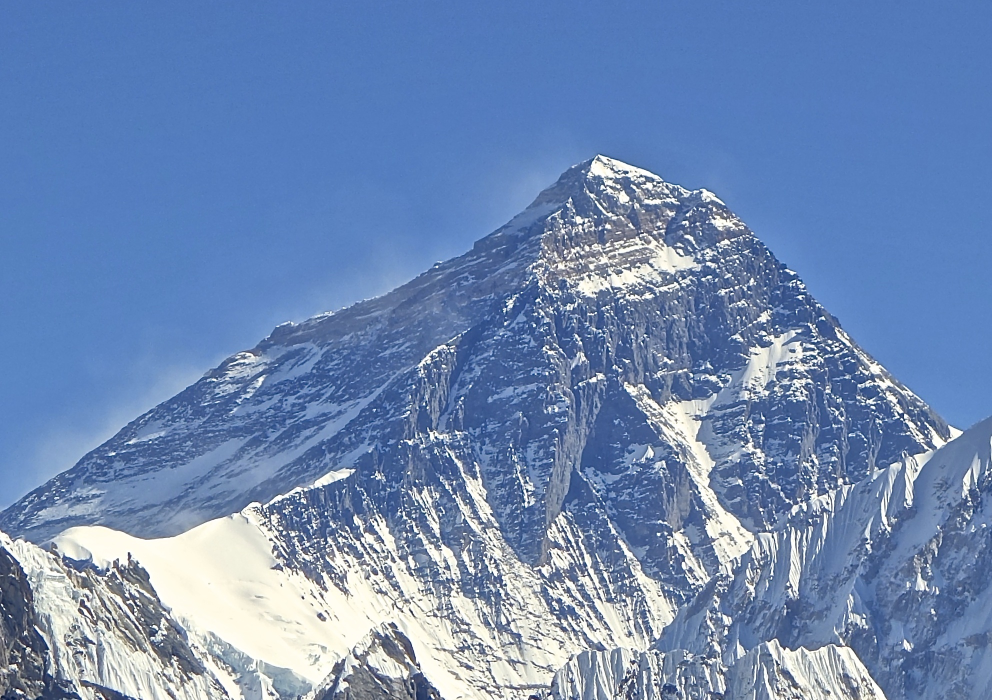
#> input picture images/sample_img.jpg, 1984 x 1400 px, found by its file name (shown at 1/2 size)
$ python contour_detection.py   (older library calls are emulated)
#> lines starting #> are read from the running program, lines starting #| are printed output that depends on the picture; after the words box and inside, x2 and y2 are one past the last pixel; in counts of white or black regions, pixels touching at a corner belong together
### src/reading_images_video.py
"""
Created By: ishwor subedi
Date: 2024-04-16
"""

import cv2
import numpy as np
from numpy import ndarray


def show_image(image, title="image"):
    """
    Show image using cv2
    :param image: ndarray
    :return:
    """
    cv2.imshow(f'{title}', image)
    cv2.waitKey(0)
    cv2.destroyAllWindows()


def read_image(path):
    """
    Read image using cv2
    :param path: path of the images
    :return: ndarray
    """
#> called with path = 'images/sample_img.jpg'
    image = cv2.imread(path)
#> image is the input picture: shape (1400, 1984, 3); mean B, G, R 179.8, 137.4, 111.1
    return image


def resize_image(image, width, height):
    """
    Resize image using cv2
    :param image: ndarray of image
    :param width: width of the image that need to be resized
    :param height: height of the image that need to be resized
    :return:
    """
#> called with width = 800, height = 500
    return cv2.resize(image, (width, height))
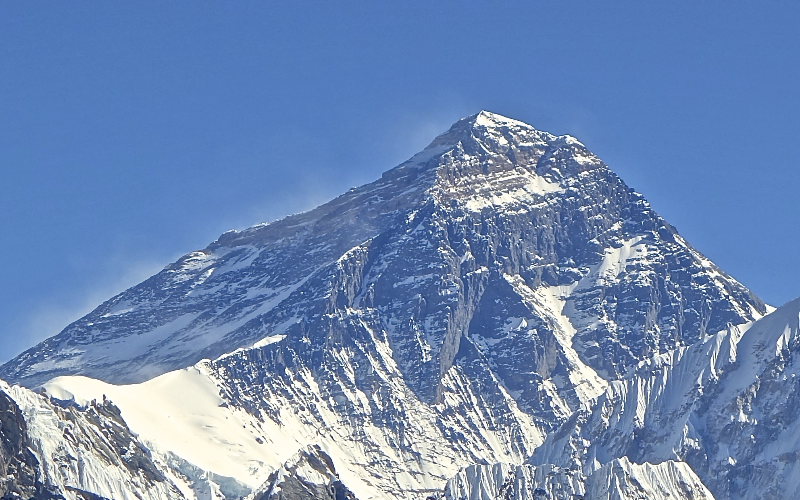
#> returned value: shape (500, 800, 3); mean of channels 0, 1, 2 179.7, 137.4, 111; drawn as B, G, R


# [26 lines left out: functions scaling_images, read_video, not called in this run]


# [15 lines that do not run on import are left out]

### src/essential_functions.py
"""
Created By: ishwor subedi
Date: 2024-04-16
"""
import cv2
import numpy as np
from reading_images_video import show_image, read_image


# Converting the image to grayscale
def convert_to_gray(image):
    """
    Convert the image to grayscale
    :param image: ndarray of image
    :return: ndarray of grayscale image
    """
    image = cv2.cvtColor(image,
                         cv2.COLOR_BGR2GRAY)  # We can also use other color conversion methods like cv2.COLOR_BGR2GRAY, cv2.COLOR_BGR2HSV, etc.
    return image


## Blur the image
def blur_image(image):
    """
    Blur the image using GaussianBlur
    :param image: ndarray of image
    :return: ndarray of blurred image
    """
    image = cv2.GaussianBlur(src=image, ksize=(11, 11),
                             sigmaX=0)  # ksize is the kernal size of the filter, sigmaX is the standard deviation in X direction
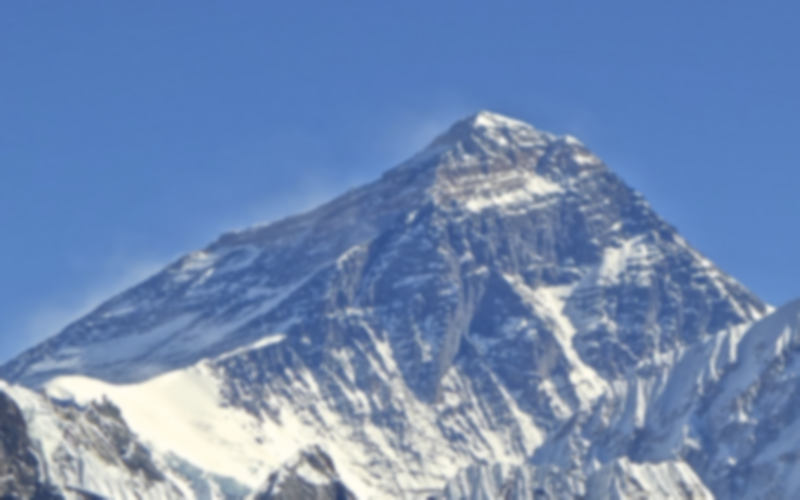
#> image: shape (500, 800, 3); mean of channels 0, 1, 2 179.7, 137.4, 111; drawn as B, G, R
#> in convert_to_gray, `image = cv2.cvtColor(image, cv2.COLOR_BGR2GRAY)`:
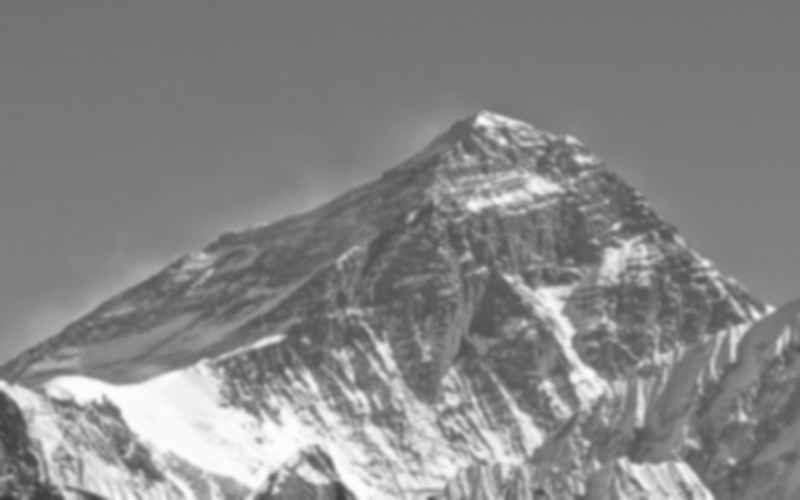
#> image: shape (500, 800); min 53, max 252, mean 134.3
    return image


## Edge Detection
def edge_detection(image, threshold1=100, threshold2=200):
    """
    Detect the edge of the image using Canny edge detection

    :param image: ndarray of image
    :return: ndarray of edge detected image
    """
#> called with threshold1 = 100, threshold2 = 200
    image = cv2.Canny(image, threshold1, threshold2)
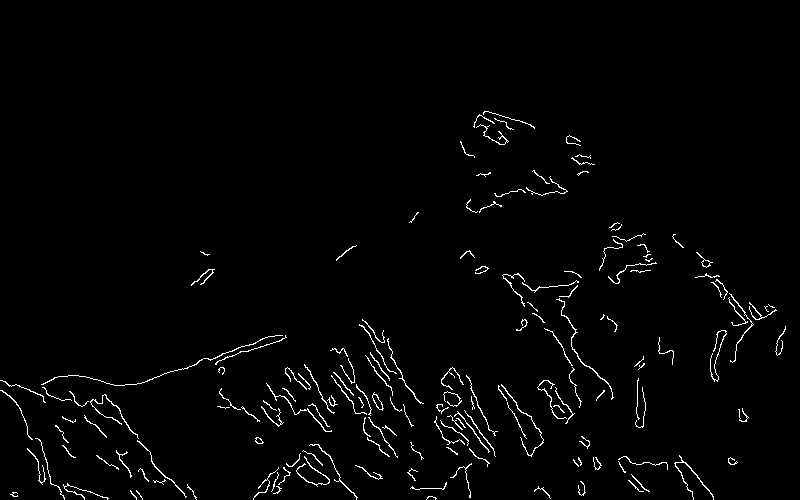
#> image: shape (500, 800); 1.9% white in thin lines or dots, all inside (x1, y1, x2, y2) = (0, 111, 786, 500)
    # image = cv2.Sobel(image, cv2.CV_64F, 1, 0, ksize=5)

    return image


# [9 lines left out: function dilate_image, not called in this run]


# [4 lines that do not run on import are left out]
    # [29 lines of commented-out code are left out]

### src/contour_detection.py
"""
Created By: ishwor subedi
Date: 2024-04-16
"""

import cv2
import numpy as np
from reading_images_video import show_image, read_image, resize_image
from essential_functions import convert_to_gray, blur_image, edge_detection, dilate_image


def contour_detection(image):
    """
    Contours are basically the boundaries of objects—the line or curve that joins the continuous point along the boundary of an object.
    From a mathematical point of view, contours and edges are two different things. Contours are useful tools when you get into shape analysis and object detection, recognition, and shape analysis.
    :param image: ndarray of the images
    :return: array of detected contour
    """

    w, h = image.shape
#> w = 500; h = 800
    blank = np.zeros(shape=(w, h))
    contours, hirarchy = cv2.findContours(image, cv2.RETR_LIST,
                                          cv2.CHAIN_APPROX_SIMPLE)  # hierarchy is the relationship between contours like if we have rectangle inside the circle then the hierarchy will be like that
#> contours = 171 contours, 140 with area under 20; largest, box (x1, y1, x2, y2) and area: (372, 392, 384, 411) 83, (372, 394, 383, 410) 73, (556, 298, 614, 400) 54, (696, 252, 713, 268) 50, (674, 455, 714, 500) 47; hirarchy = 171 rows, first 6: [1, -1, -1, -1], [2, 0, -1, -1], [3, 1, -1, -1], [4, 2, -1, -1], [5, 3, -1, -1], [6, 4, -1, -1]
    print(f"Number of contours found: {len(contours)}")
#| Number of contours found: 171

    contours = cv2.drawContours(blank, contours, -1, (255, 255, 255), 2)
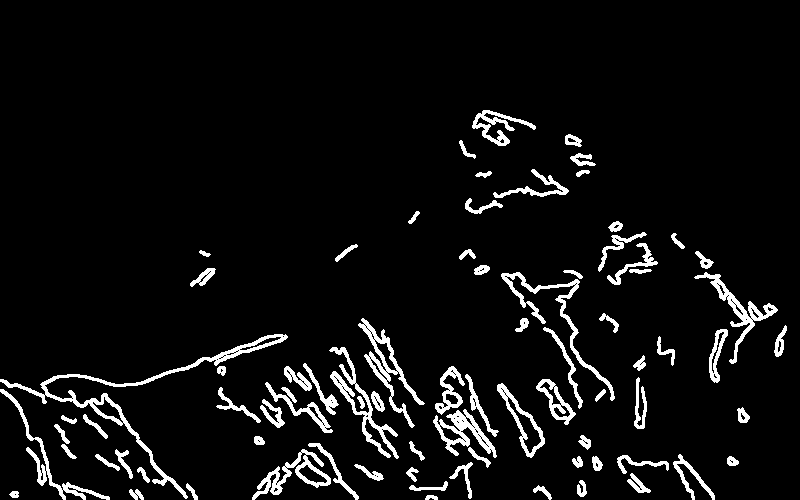
#> contours: shape (500, 800) float64; 6% white; 80 white regions, largest, box (x1, y1, x2, y2) and area: (0, 334, 288, 499) 2510, (329, 347, 399, 459) 1303, (358, 318, 425, 428) 1278
    return contours


if __name__ == '__main__':
    image_path = "images/sample_img.jpg"
    image = read_image(image_path)
    resize = resize_image(image, 800, 500)
    blur_image = blur_image(resize)
    gray_image = convert_to_gray(blur_image)
    edge_det = edge_detection(gray_image)

    contour = contour_detection(edge_det)
    show_image(title="Original image", image=image)
    show_image(title="resized image", image=resize)
    show_image(title="blur image", image=blur_image)
    show_image(title="gray scale", image=gray_image)
    show_image(title="edge detection", image=edge_det)
    show_image(title="Contour detection", image=contour)
